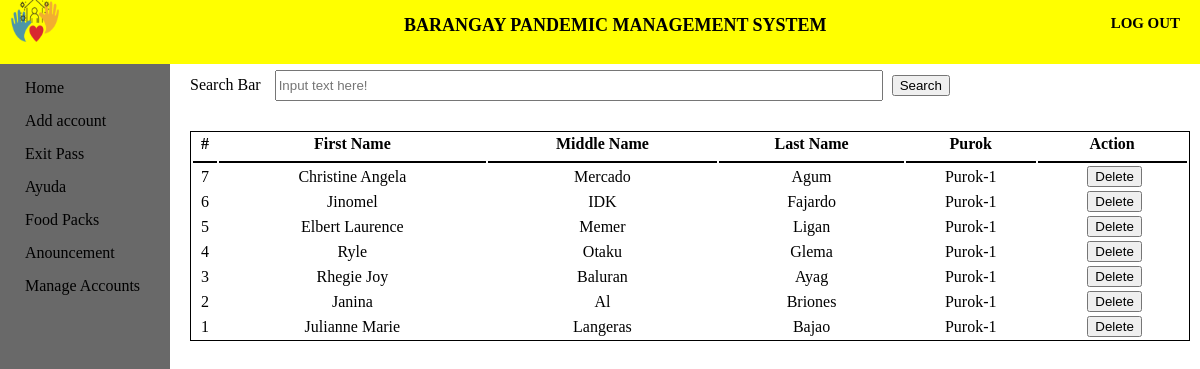
/ExitPass/eresult.php, run on the app's committed database.
### tables this page shows
CREATE TABLE `exitpass` (
  `epassID` int(11) NOT NULL,
  `Fname2` varchar(50) NOT NULL,
  `Mname2` varchar(50) NOT NULL,
  `Lname2` varchar(50) NOT NULL,
  `purok2` varchar(50) NOT NULL,
  `barangay` varchar(50) NOT NULL
);

### ExitPass/eresult.php (the view, shortened to what this page needs)
<!DOCTYPE html>
<html>
<head>
    <link rel="stylesheet" type="text/css" href="exitpass.css">
</head>
<body>
    <header>
        <div class="log_out">
            <a href="log_out" class="logout_btn"><h5>LOG OUT</h5></a>
        </div>
        <div class="title">
            <h5>BARANGAY PANDEMIC MANAGEMENT SYSTEM</h5>
        </div>
        <div class="logobox">
            <img src="logo1.png" class="logo">
        </div>
    </header>
    <div class="sidebar">
        <a href="../home page/home.html"><span>Home</span></a>
        <a href="../Add account/add account.php"><span>Add account</span></a>
        <a href="../ExitPass/exitpass.php"><span>Exit Pass</span></a>
        <a href="../Ayuda/Ayuda.php"><span>Ayuda</span></a>
        <a href="../Food pack/Food pack.php"><span>Food Packs</span></a>
        <a href="../Announcement/announcement.php"><span>Anouncement</span></a>
        <a href="../Manage Accounts/Maccounts.php"><span>Manage Accounts</span></a>
    </div>
    <div class="content">
        <form action="eresult.php" method="get">
        <div class="Cheader">
            <label>Search Bar</label>
            <input type="text" name="search" id="searchbar" placeholder="Input text here!">
            <button type="submit" >Search</button>
        </div>
        </form>
    <table class="table1">
        <thead>
        <tr>
            <th>#</th>
            <th>First Name</th>
            <th>Middle Name</th>
            <th>Last Name</th>
            <th>Purok</th>
            <th>Action</th>
        </tr>
        </thead>
<tbody>
                    <?php
                        require_once '../Connection/db_conn.php';
                        $search = $_GET['search'];
                        $query = $conn->query("SELECT * FROM exitpass WHERE Fname2 LIKE '%$search%' OR Mname2 LIKE '%$search%' OR Lname2 LIKE '%$search%' ORDER BY epassID DESC") or die(mysqli_error());
                        while($fetch = $query->fetch_array()){
                    ?>
                        <tr>
                            <td><?php echo $fetch['epassID']?></td>
                            <td><?php echo $fetch['Fname2']?></td>
                            <td><?php echo $fetch['Mname2']?></td>
                            <td><?php echo $fetch['Lname2']?></td>
                            <td><?php echo $fetch['purok2']?></td>
                            <td><center></a><a onclick = "confirmationDelete(this); return false;" href = "delete-exitpass.php?epassID=<?php echo $fetch['epassID']?>"><i></i><button> Delete</button></a></center></td>
                        </tr>
                <?php
                    }
                ?>
</body>
</html>

### ExitPass/exitpass.css (style rules this page uses)
body { margin: 0; padding: 0; font-family: alata; min-height: 100vh; width: 100%; background-color: white; }
header { position: fixed; padding: 0; margin: 0; width: 100%; height: 8%; background: yellow; }
.title { height: 1px; }
.title h5 { margin: 15px; text-align: center; font-size: 18px; margin-left: 10%; }
.log_out { margin-top: -10px; padding: 0; margin-right: 20px; float: right; }
.logout_btn { text-decoration: none; color: black; font-size: 18px; }
.logobox { margin-left: 10px; margin-top: -20px; }
.logo { height: 50px; width: 50px; }
.sidebar { top: 8%; padding: 10px; margin: 0; position: fixed; height: 100%; width: 150px; background-color: dimgray; }
.sidebar a { display: block; margin: 5px; margin-bottom: 15px; padding-left: 10px; text-decoration: none; color: black; box-sizing: border-box; }
.content { width: 85%; height: 95%px; position: absolute; margin-top: 5%; margin-left: 15%; }
.Cheader { margin: 10px; margin-bottom: 10px; }
.content button { margin-left: 5px; }
#searchbar { width: 60%; height: 25px; margin-left: 10px; margin-bottom: 20px; }
.table1 { margin: 10px; width: 98%; border: 1px solid black; }
.table1 th, td { text-align: center; }
.table1 th { border-bottom: 2px solid black; border-width: 10%; padding-bottom: 8px; }

### data on the page
exitpass: epassID "7", Fname2 "Christine Angela", Mname2 "Mercado", Lname2 "Agum", purok2 "Purok-1"
exitpass: epassID "6", Fname2 "Jinomel", Mname2 "IDK", Lname2 "Fajardo", purok2 "Purok-1"
exitpass: epassID "5", Fname2 "Elbert Laurence", Mname2 "Memer", Lname2 "Ligan", purok2 "Purok-1"
exitpass: epassID "4", Fname2 "Ryle", Mname2 "Otaku", Lname2 "Glema", purok2 "Purok-1"
exitpass: epassID "3", Fname2 "Rhegie Joy", Mname2 "Baluran", Lname2 "Ayag", purok2 "Purok-1"
exitpass: epassID "2", Fname2 "Janina", Mname2 "Al", Lname2 "Briones", purok2 "Purok-1"
exitpass: epassID "1", Fname2 "Julianne Marie", Mname2 "Langeras", Lname2 "Bajao", purok2 "Purok-1"
